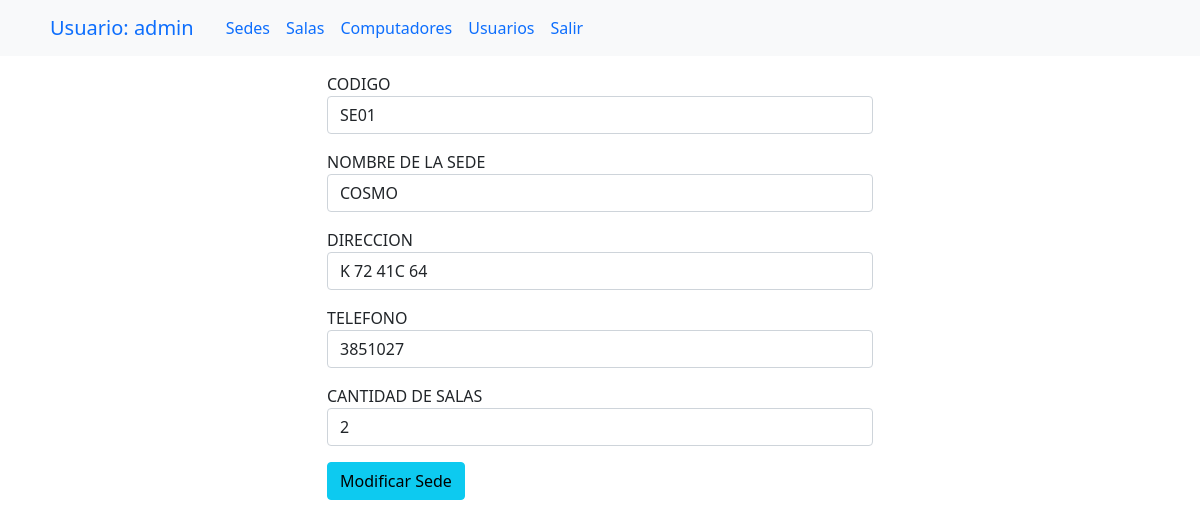
Page /editarSedes.php?codigo=SE01 (signed in) on the committed database.
### tables this page shows
CREATE TABLE `sede` (
  `NOMBRESEDE` varchar(30) NOT NULL,
  `CODIGO` varchar(10) NOT NULL,
  `DIRECCION` varchar(50) NOT NULL,
  `TELEFONO` int(11) NOT NULL,
  `CANTIDADSALAS` int(11) NOT NULL
);

### conexion.php (called while the page is built, shortened)
<?php
class conexion
{
    public function conectar()
    {
        $this->link = new mysqli('localhost', 'root', '', 'crudsalas');
        return $this->link;
    }
}

### editarSedes.php (the view, shortened to what this page needs)
<?php
include 'conexion.php';
$con = new conexion();
if (isset($_SESSION['username'])) {
    $usuarioEnSession = $_SESSION['username'];
} else {
    header('location: index.php');
}
$codigo = $_GET['codigo'];
$sql = "SELECT * FROM sede WHERE codigo = '$codigo'";
$resultado = mysqli_query($con->conectar(), $sql);
$consulta = mysqli_fetch_array($resultado);
?>
<html>
<head>
    <link href="https://cdn.jsdelivr.net/npm/bootstrap@5.1.3/dist/css/bootstrap.min.css" rel="stylesheet"
>
</head>
<body>
    <br><br>
    <nav class="navbar navbar-expand-lg navbar-light bg-light fixed-top">
        <div class="container">
            <div class="collapse navbar-collapse" id="navbarSupportedContent">
                <ul class="navbar-nav ml-auto">
                <li class="nav-item active">
                        <a class="nav-link text-primary navbar-brand" href="inicio.php">Usuario: <?php echo $usuarioEnSession ?></a>
                    </li>
                    <li class="nav-item active">
                        <a class="nav-link text-primary" href="sedes.php">Sedes</a>
                    </li>
                    <li class="nav-item">
                        <a class="nav-link text-primary" href="salas.php">Salas</a>
                    </li>
                    <li class="nav-item">
                        <a class="nav-link text-primary" href="pc.php">Computadores</a>
                    </li>
                    <li class="nav-item">
                        <a class="nav-link text-primary" href="user.php">Usuarios</a>
                    </li>
                    <li class="nav-item">
                        <a class="nav-link text-primary" type="submit" name="salir" href="salir.php">Salir</a>
                    </li>
                </ul>
            </div>
        </div>
    </nav><br>
    <div class="container">
        <div class="row justify-content-center">
            <div class="col-lg-6 mb-4">
                <form action="" method="post" enctype="multipart/form-data">
                    <div class="control-group form-group">
                        <div class="controls">
                            <label>CODIGO</label>
                            <input type="text" class="form-control" id="codigo" name="codigo" required maxlength="10"
                                value="<?php echo $consulta['CODIGO']; ?>">
                        </div>
                    </div>
                    <div class="control-group form-group">
                        <div class="controls">
                            <label>NOMBRE DE LA SEDE</label>
                            <input type="text" class="form-control" name="nombre" placeholder="Nombre Sede" required maxlength="30"
                                value="<?php echo $consulta['NOMBRESEDE']; ?>">
                        </div>
                    </div>
                    <div class="control-group form-group">
                        <div class="controls">
                            <label>DIRECCION</label>
                            <input type="text" class="form-control" name="direccion" required maxlength="50"
                                value="<?php echo $consulta['DIRECCION']; ?>" oninput="this.value = this.value.replace(/[^a-zA-Z0-9 ]/,'')">
                        </div>
                    </div>
                    <div class="control-group form-group">
                        <div class="controls">
                            <label>TELEFONO</label>
                            <input type="text" class="form-control" name="telefono" placeholder="Ej. 3000000" required maxlength="10"
                                value="<?php echo $consulta['TELEFONO']; ?>">
                        </div>
                    </div>
                    <div class="control-group form-group">
                        <div class="controls">
                            <label>CANTIDAD DE SALAS</label>
                            <input type="number" class="form-control" name="cantidad" required maxlength="10"
                                value="<?php echo $consulta['CANTIDADSALAS']; ?>">
                        </div>
                    </div>
                    <button type="submit" class="btn btn-sing-up btn-info" name="modificar">Modificar Sede</button>
                    <br>
                </form>
            </div>
        </div>
        <br>
    </div>
</body>
</html>

### rows in the picture
sede: codigo "SE01", nombre "COSMO", direccion "K 72 41C 64", telefono "3851027", cantidad "2"

### other values in the picture
$usuarioEnSession "admin"
